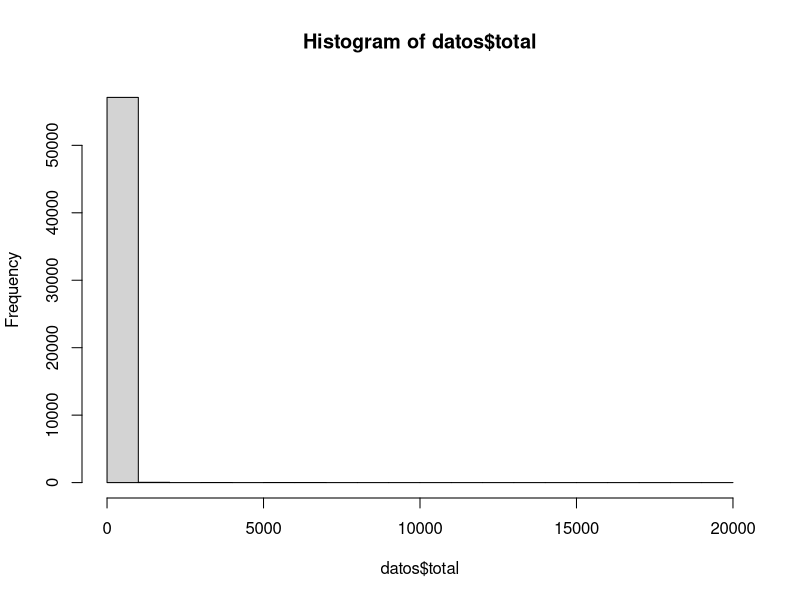
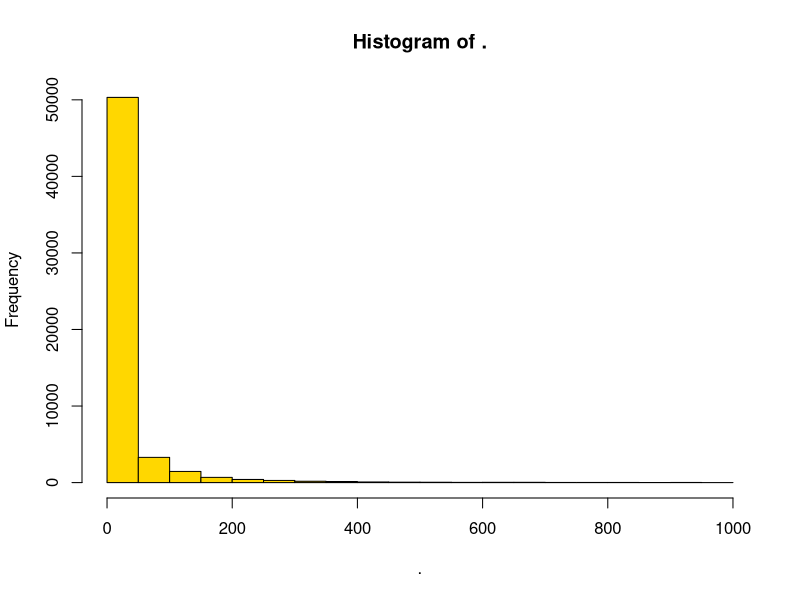
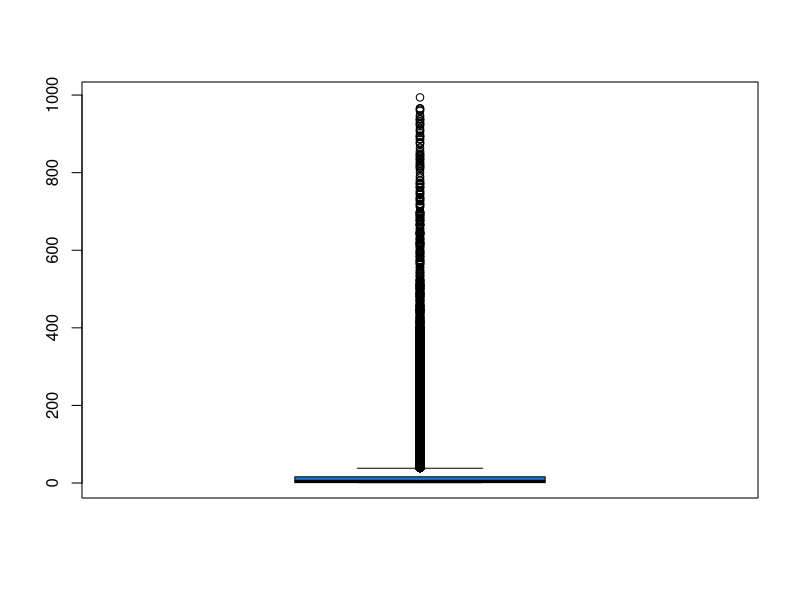
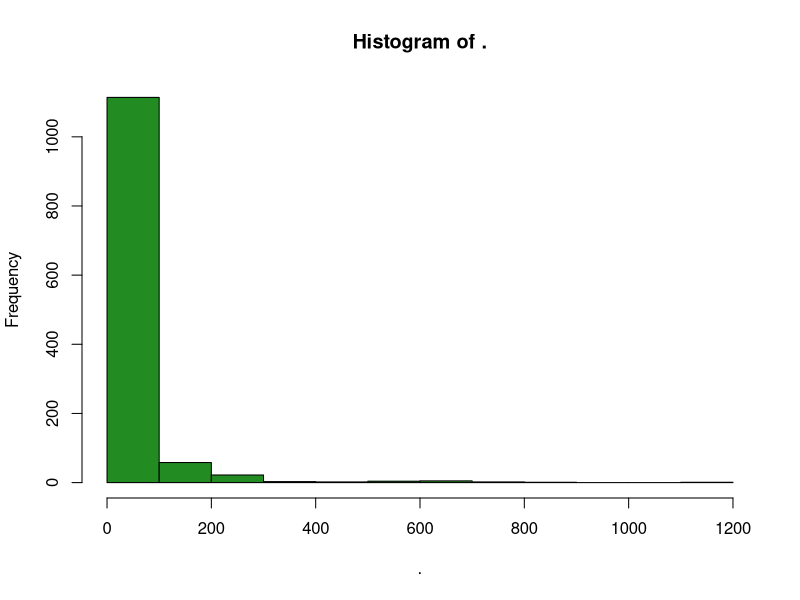
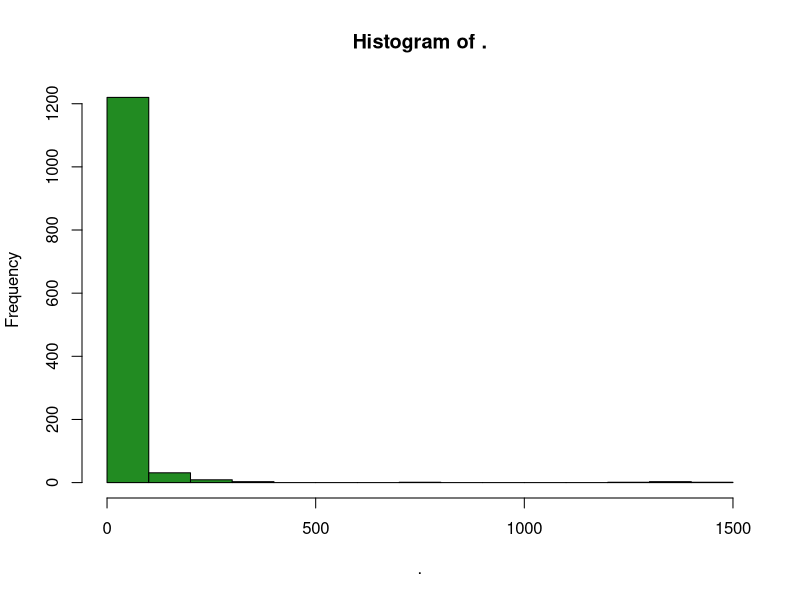
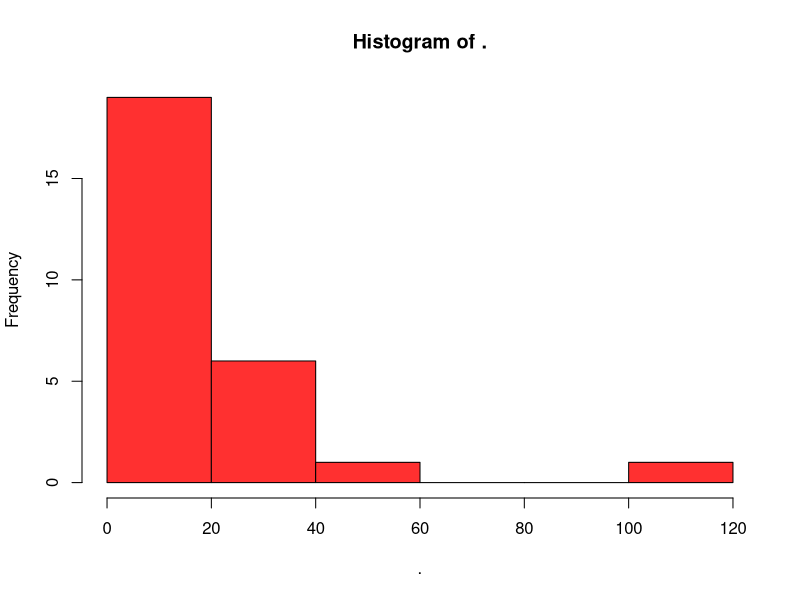

The R script that drew these images, in order:
library(readr)
gcba_suaci_barrios <- read_delim("gcba_suaci_barrios.csv", 
                                 ";", escape_double = FALSE, trim_ws = TRUE)
View(gcba_suaci_barrios)

datos = read.csv2("gcba_suaci_barrios.csv")
View(datos)

# Promedio de prestaciones 
mean(datos$total)
mean(datos$total,na.rm=TRUE)

library(dplyr)
datos %>% 
  filter(is.na(total) == FALSE) %>% 
  summarise(mean(total))

datos %>% 
  filter(is.na(total) == FALSE) %>% 
  filter(BARRIO=="PALERMO") %>% 
  summarise(mean(total))

datos %>% 
  filter(is.na(total) == FALSE) %>% 
  group_by(BARRIO) %>% 
  summarise(Media = mean(total))

datos %>% 
  filter(is.na(total) == FALSE) %>% 
  group_by(BARRIO) %>% 
  summarise(DesvEst = sd(total))

datos %>% 
  filter(is.na(total) == FALSE) %>% 
  group_by(BARRIO) %>% 
  summarise(Q1 = quantile(total,probs=c(0.25)),
            Mediana = quantile(total,probs=c(0.5)),
            Q3 = quantile(total,probs=c(0.75)))

datos %>% 
  filter(is.na(total) == FALSE) %>% 
  group_by(TIPO_PRESTACION) %>% 
  summarise(Total = sum(total))


hist(datos$total)

datos %>% 
  filter(total<1000) %>% 
  select(total) %>% 
  as.matrix() %>% 
  hist(col="gold")

datos %>% 
  filter(total<1000) %>% 
  select(total) %>% 
  as.matrix() %>% 
  boxplot(col="dodgerblue3")

datos %>% 
  filter(RUBRO=="MAL ESTACIONAMIENTO") %>% 
  select(total) %>% 
  as.matrix() %>% 
  hist(col="forestgreen")


datos %>% 
  filter(BARRIO=="RETIRO") %>% 
  select(total) %>% 
  as.matrix() %>% 
  hist(col="forestgreen")


datos %>% 
  filter(BARRIO=="RETIRO") %>% 
  filter(RUBRO=="MAL ESTACIONAMIENTO") %>% 
  filter(PERIODO>20146) %>% 
  select(total) %>% 
  as.matrix() %>% 
  hist(col="firebrick1")
